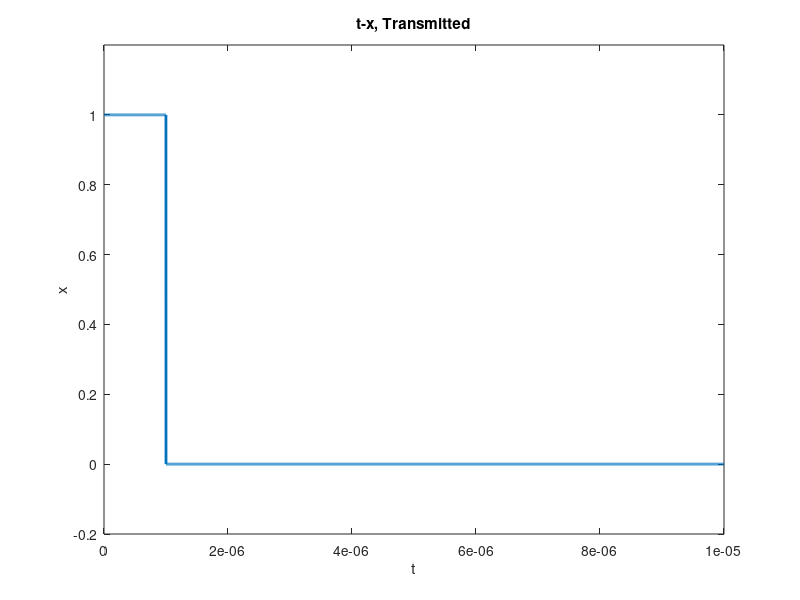
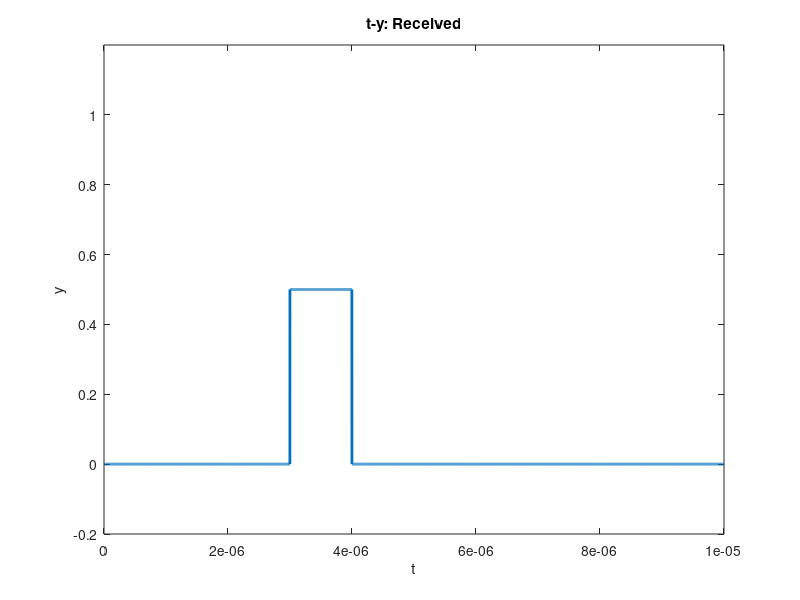
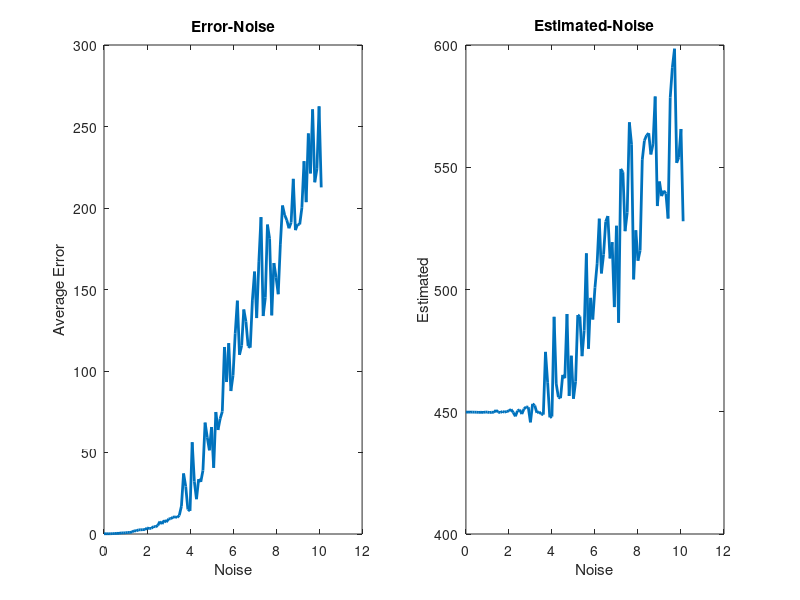

Write MATLAB code to recreate these figures, in order.
ts = 1e-9;
T  = 1e-5;
tau = 1e-6;
t = 0:ts:T;
x = zeros(size(t));
x(1 : round(tau/ts)) = 1;
figure;
plot(t, x, "LineWidth", 2);
xlim([0, T]), ylim([-0.2, 1.2]);
xlabel("t"), ylabel("x"), title("t-x, Transmitted");
R = 450;
c = 3e8;
td = 2 * R / c;
alpha = 0.5;
y = zeros(size(t));
startIdx = round(td / ts);
endIdx   = startIdx + round(tau / ts) - 1;
y(startIdx:endIdx) = alpha;
figure;
plot(t, y, "LineWidth", 2);
xlim([0, T]), ylim([-0.2, 1.2]);
xlabel("t"), ylabel("y"), title("t-y: Received");
corrOutput = xcorr(y, x);
lags = (-length(y)+1):(length(y)-1);
lags = lags * ts;       
figure;
plot(lags, corrOutput, 'LineWidth', 2);
xlabel('Lag'),ylabel('Correlation'), title('Corr');
[~, maxIdx] = max(corrOutput);
td_est = lags(maxIdx);
R_est = td_est * c / 2;
fprintf('Distance: %.2f m\n', R_est);
noiseLevel = 0;
noiseIncrement = 0.1;
numIterations = 100;
distanceTrue = R;
maxAllowedError = 10;
errorValues = [];
estimatedDistances = [];
noiseLevels = [];
idx = 1;
while true
    totalError = 0;
    totalDistance = 0;
    for i = 1:numIterations
        noisyY = y + noiseLevel * randn(size(y));
        corrOut = xcorr(noisyY, x);
        [~, maxIdx] = max(corrOut);
        td_noisy = (maxIdx - length(y)) * ts;
        R_noisy = td_noisy * c / 2;
        totalError = totalError + abs(R_noisy - distanceTrue);
        totalDistance = totalDistance + R_noisy;
    end
    avgError = totalError / numIterations;
    avgDistance = totalDistance / numIterations;
    errorValues(idx) = avgError;
    estimatedDistances(idx) = avgDistance;
    noiseLevels(idx) = noiseLevel;
    if noiseLevel >= 10
        break;
    end
    noiseLevel = noiseLevel + noiseIncrement;
    idx = idx + 1;
end
subplot(1, 2, 1);
plot(noiseLevels, errorValues, 'LineWidth', 2);
xlabel('Noise'), ylabel('Average Error'),title('Error-Noise');
subplot(1, 2, 2);
plot(noiseLevels, estimatedDistances, 'LineWidth', 2);
xlabel('Noise'), ylabel('Estimated'),title('Estimated-Noise');
